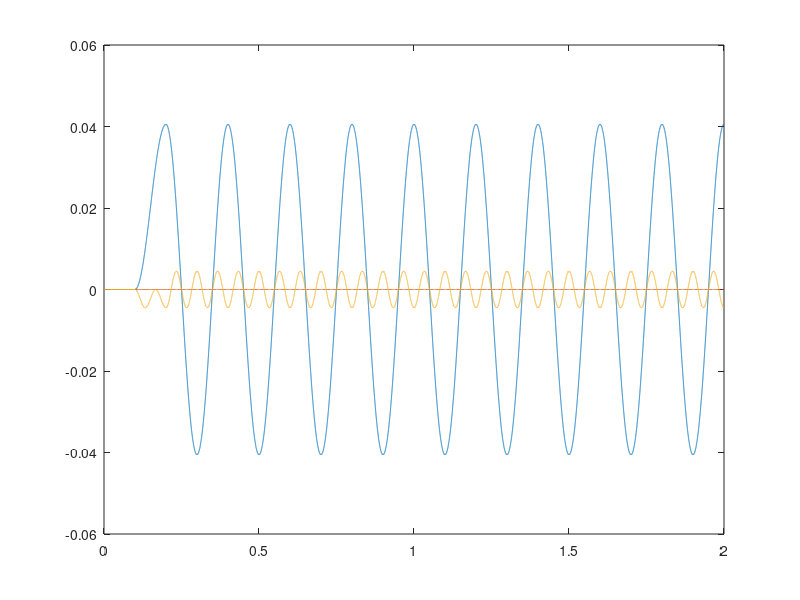
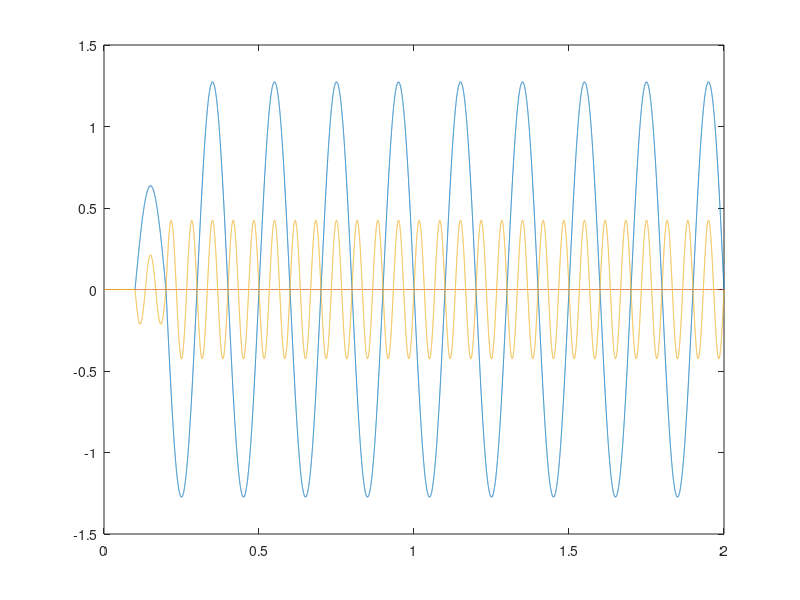
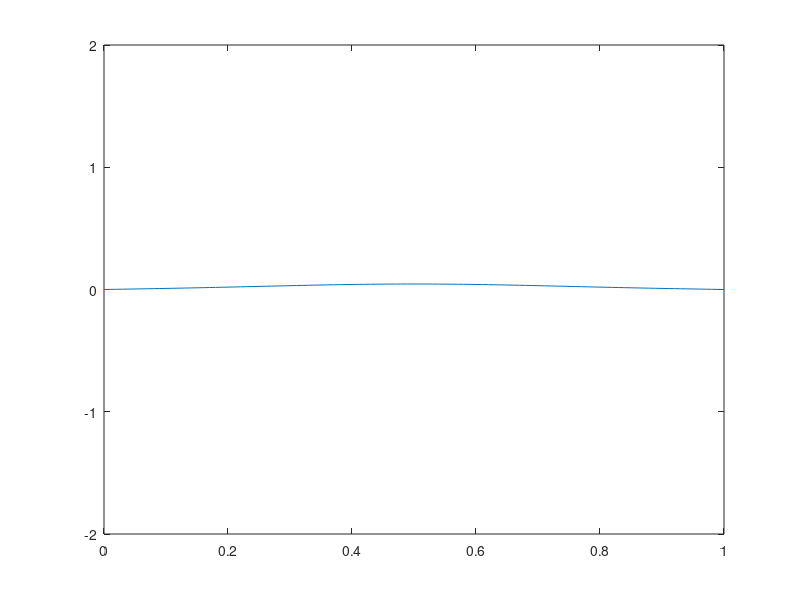

MATLAB code to generate these figures, in order:
function tether_oscillation()
global c n K rho L A Q 
 
n=3; %numebr of mode shapes
K=1e+2; % N/m
rho= 1; % kg/m
L= 1;   % m
A = [0 0 0]';
phi_0 = [pi/2 pi/2 pi/2]';
wave_speed = sqrt(K/rho);
for i=1:n
    lambda(:,i) = 2*L/i;
    omega(:,i)= wave_speed/lambda(i);
end
%initial_conditions = [sin(phi_0(1)) sin(phi_0(2)) sin(phi_0(3)) -omega(1)*cos(phi_0(1)) -omega(2)*cos(phi_0(2)) -omega(3)*cos(phi_0(3))]';
initial_conditions = [0 0 0 0 0 0]';
t0=0;
tf=2;
c= zeros(n,1);
Q= zeros(n,1);

options = odeset('RelTol',1e-12,'AbsTol',1e-12*ones(2*n,1));
[T,Z] = ode45(@do_physics,[t0 tf],initial_conditions,options);
%=============================== Plotting ================================%
figure(1)
plot(T,Z(:,1:3));

figure(2)
plot(T,Z(:,4:6));

x=(0:0.01:L)';
dt = (tf-t0)/100;
t= (t0:dt:tf)';
z = interp1(T,Z,t);

%figure(3)

for j=1:length(t)
    zz =zeros (length(x),1);
    for i=1:n
        tau(j,i) = z(j,i);
        phi(:,i) = sin((i*pi/L)*x);
        etha(:,i) = tau(j,i)*phi(:,i);
        element(:,i) = etha(:,i);
    end
    %plot(x, etha(:,1:3));
    for i=1:n
        zz = zz+ element(:,i);
    end
    figure(4)
    xlim([0 L]);
    plot(x, zz);
    ylim([-2 2]);
    pause(2*dt)
               
         
            
end
   
%===============================          ================================%
end
function dy = do_physics(t,y)
global c n K rho L Q
if t>=0.1 && t<=0.2
    F=20;
else
    F=0;
end
x_i = L/2;
for i=1:n
    c(i,1)= -(K/rho)*(i*pi/L)^2;  %*(i*pi/L)^2;
    Q(i,1)= F*sin(i*pi*x_i/L) ;
end
dy(4,1) = c(1)*y(1)+Q(1);
dy(5,1) = c(2)*y(2)+Q(2);
dy(6,1) = c(3)*y(3)+Q(3);

dy(1,1) = y(4);
dy(2,1) = y(5);
dy(3,1) = y(6);

end